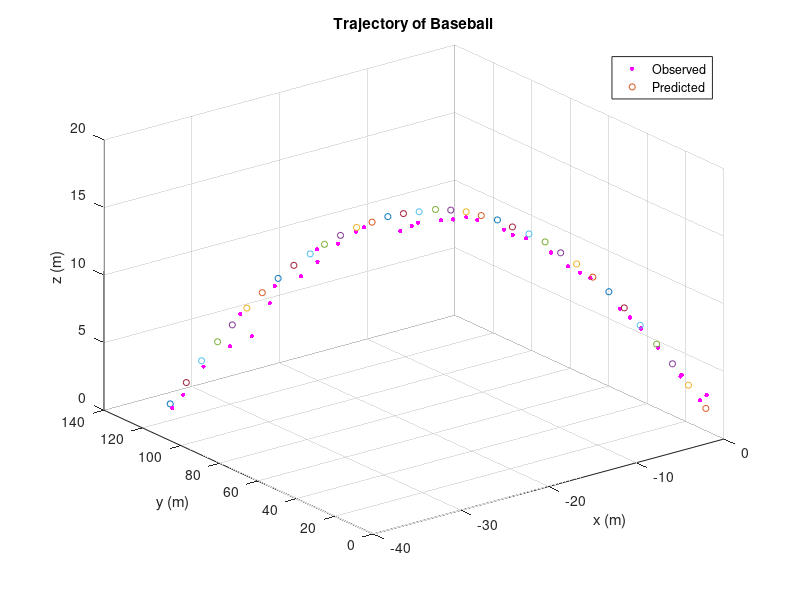

Write the MATLAB code that produced this figure.
clear all; close all;

data = importdata('homerun_data_HW4.txt');
% data(1,:) = [];
tspan = data(:, 1);
rho = data(:, 2)/3.281; % in m
alpha = data(:, 3)*pi/180; % in rad
beta = data(:, 4)*pi/180; % in rad
g = 9.81;
dt = 0.1;
store_x = [];

% Visualizing data
figure(1)
[plotx ploty plotz] = sph2cart(alpha, beta, rho);
scatter3(plotx, ploty, plotz, 10, 'm', 'filled')

% Initial Conditions
x_(:,1) = [0.4921 0.4921 2.0013 -26.2467 114.3051 65.9941]'/3.281;  
n = size(x_, 1);
P = diag([4 4 4 0.1 0.1 0.1])/3.281^2;
R = [(1.524)^2 0 0;
     0 (0.1*pi/180)^2 0;
     0 0 (0.1*pi/180)^2];      %the error covariance constant to be used
M = eye(3); % COMBAK: is M eye(3) correct?
 
for i =2:length(rho)
    % Observed
    y_obs(:,i) = [rho(i); alpha(i); beta(i)];% + randn*sigmaw;
    
    xhat_k_1 = [];
    % Sigma points
    for j = 1:2*n
        if j<=n
            xtilda = chol(n*P)';
            xtilda = xtilda(j,:)';
        else
            xtilda = -chol(n*P)';
            xtilda = xtilda(j-n,:)';
        end
        xhat_k_1 = [xhat_k_1 x_(:,i-1)+xtilda];
    end
    
    % Propagation of state
    xhat_k = [];
    for j = 1:2*n
        current_x = xhat_k_1(:,j);
        current_xhatdot = [current_x(4) current_x(5) current_x(6)-g*dt 0 0 -g]';
        xhat_k = [xhat_k current_x + current_xhatdot*dt]; % COMBAK: is rectangular integration ok?
    end
    xhatk_ = sum(xhat_k, 2)/(2*n);
    temp_Pk_ = 0;
    for j = 1:2*n
        temp_Pk_ = temp_Pk_ + (xhat_k(:,j) - xhatk_)*(xhat_k(:,j) - xhatk_)'
    end
    Pk_ = temp_Pk_/(2*n) + eye(6)*1e-3; % Add Q for noise floor + Q;
    
    xhat_k = [];
    % Sigma points
    for j = 1:2*n
        if j<=n
            xtilda = chol(n*P)';
            xtilda = xtilda(j,:)';
        else
            xtilda = -chol(n*P)';
            xtilda = xtilda(j-n,:)';
        end
        xhat_k = [xhat_k xhatk_+xtilda];
    end
    
    % Assembling y_computed
    y_comp = [];
    for j = 1:2*n
        current_x = xhat_k(:,j);
        X_ = current_x(1,end);
        Y_ = current_x(2,end);
        Z_ = current_x(3,end);
        rho_ = sqrt(X_^2 + Y_^2 + Z_^2);
        alpha_ = atan2(Y_, X_);
        beta_ = atan2(Z_, sqrt(X_^2 + Y_^2));

        y_comp = [y_comp [rho_; alpha_; beta_]];
    end
    y_comp_hat = sum(y_comp, 2)/(2*n);

    temp_Py = 0;
    temp_Pxy = 0;
    for j = 1:2*n
        temp_Py = temp_Py + (y_comp(:,j) - y_comp_hat)*(y_comp(:,j) - y_comp_hat)';
        temp_Pxy = temp_Pxy + (xhat_k(:,j)-xhatk_)*(y_comp(:,j)-y_comp_hat)';
    end
    Py = temp_Py/(2*n) + R; % Add Q for noise floor + Q;
    Pxy = temp_Pxy/(2*n);
    
    K = Pxy*inv(Py);
    x_(:,i) = xhatk_ + K*(y_obs(:,i) - y_comp_hat);
    P = Pk_ - K*Py*K';

    store_x = [store_x x_(:, i)];

    figure(1)
    hold on
    scatter3(x_(1,i), x_(2,i), x_(3,i), 20, 'black')
end

xlabel('x (m)')
ylabel('y (m)')
zlabel('z (m)')
title('Trajectory of Baseball')
legend('Observed', 'Predicted', 'Location', 'best')
hold off;
